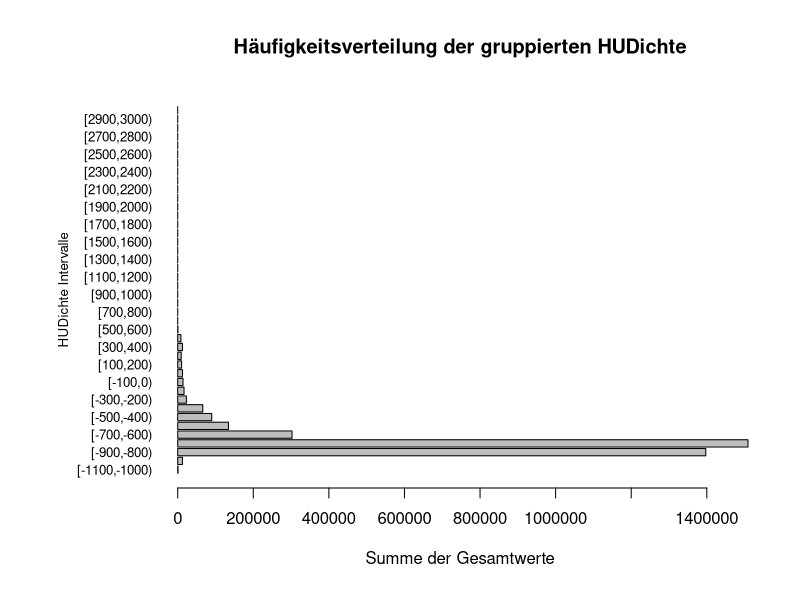

R code for this plot: (Note: this script raises an error after producing the figure.)
### Name: Alexander Rohrer
### Matrikelnummer: 8120463

### Aufgabe 7


#*******************************************************************************************
# 7 a)

lld <- read.csv("Lungenlappendichte.csv", header=TRUE, sep = ";")
sum(is.na(lld))
str((lld))

# Es gibt keine Fehlwerte und es sind alles Integer

#*******************************************************************************************
# 7 b)

lld["Gesamt"] <- rowSums(lld[2:6])

#*******************************************************************************************
# 7 c)

# Intervallgrenzen
breaks <- seq(-1100, 3100, by = 100)

# Erstellen des Faktorvektors
lld$HUDichte_Faktor <- cut(lld$HUDichte, breaks = breaks, right = FALSE, 
                            labels = paste0("[", head(breaks, -1), ",", tail(breaks, -1), ")"))

# Gruppieren der Daten für jedes Intervall
lld_gruppiert <- tapply(lld$Gesamt, lld$HUDichte_Faktor, sum)


#*******************************************************************************************
# 7 d)

par(mar = c(5, 8, 4, 2) + 0.6)
barplot(lld_gruppiert, 
        horiz = TRUE, 
        las = 1,  # Beschriftung der Y-Achse horizontal
        main = "Häufigkeitsverteilung der gruppierten HUDichte",
        xlab = "Summe der Gesamtwerte",
        #ylab = "HUDichte Intervalle",
        cex.names = 0.8)  # Schriftgröße der Achsenbeschriftungen anpassen, falls nötig

mtext("HUDichte Intervalle", side = 2, line = 5, cex = 0.8)

# Die Verteilung der Daten ist stark linksschief mit fast ausschließlich negativen daten
#*******************************************************************************************
# 7 e)

rohdaten <- rep(lld$HUDichte, lld$Gesamt)

#*******************************************************************************************
# 7 f)
seet(123)
size <- length(rohdaten) * 0.005
sample <- sample(rohdaten, size = size)
qqnorm(sample, main = "QQ-Plot der Teilstichprobe")
qqline(sample, col = "red")

# Schlussfolgerung:
# Die Normalverteilungsanname ist definitv nicht haltbar, da die Daten
# einen großen Schlenker machen